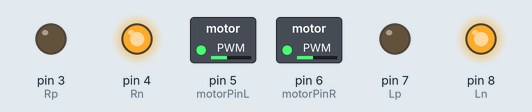
This sketch was run on a simulated Arduino Uno, built with avr-gcc and run on an emulated ATmega328P. On the bench: switched loads named in the sketch (green lamp = pin HIGH), output pins drawn as LEDs (lit = HIGH).

Above: at 0.1 s.
Timing chart, 0 to 1.6 s (numbered marks = the images above):
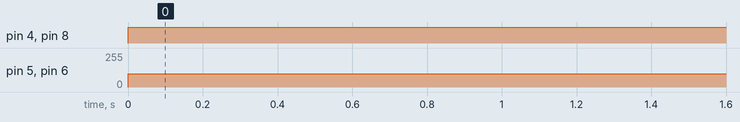

The sketch:

var_speed.ino
```cpp
#define motorPinL 5
#define motorPinR 6
#define Rn 4
#define Rp 3
#define Ln 8
#define Lp 7
void setup(){
 pinMode(motorPinL, OUTPUT);
 pinMode(motorPinR, OUTPUT);
 pinMode(Rn, OUTPUT);
 pinMode(Rp, OUTPUT);
 pinMode(Ln, OUTPUT);
 pinMode(Lp, OUTPUT);
}

int i=0;

void loop() {


 analogWrite(motorPinL,100);
 analogWrite(motorPinR,100);
 MotorControl(1,1);
 Serial.println("For 1");
 delay(30);
  i++;
}

void MotorControl(int driveL,int driveR)
{
  switch(driveL)
  {
    case 0:
      digitalWrite(Ln,LOW);
      digitalWrite(Lp,LOW);
      break;
    case 1:
      digitalWrite(Ln,HIGH);
      digitalWrite(Lp,LOW);
      break;
    case 2:
      digitalWrite(Ln,LOW);
      digitalWrite(Lp,HIGH);
      break;
    default:
      break;
  }

  switch(driveR)
  {
    case 0:
      digitalWrite(Rn,LOW);
      digitalWrite(Rp,LOW);
      break;
    case 1:
      digitalWrite(Rn,HIGH);
      digitalWrite(Rp,LOW);
      break;
    case 2:
      digitalWrite(Rn,LOW);
      digitalWrite(Rp,HIGH);
      break;
    default:
      break;
  }

}
```

Measured:
- by itself, pin 4 (Rn), pin 8 (Ln): LOW → HIGH at 0.00 s
- by itself, pin 5 (motorPinL), pin 6 (motorPinR): 0/255 → 100/255 at 0.00 s
